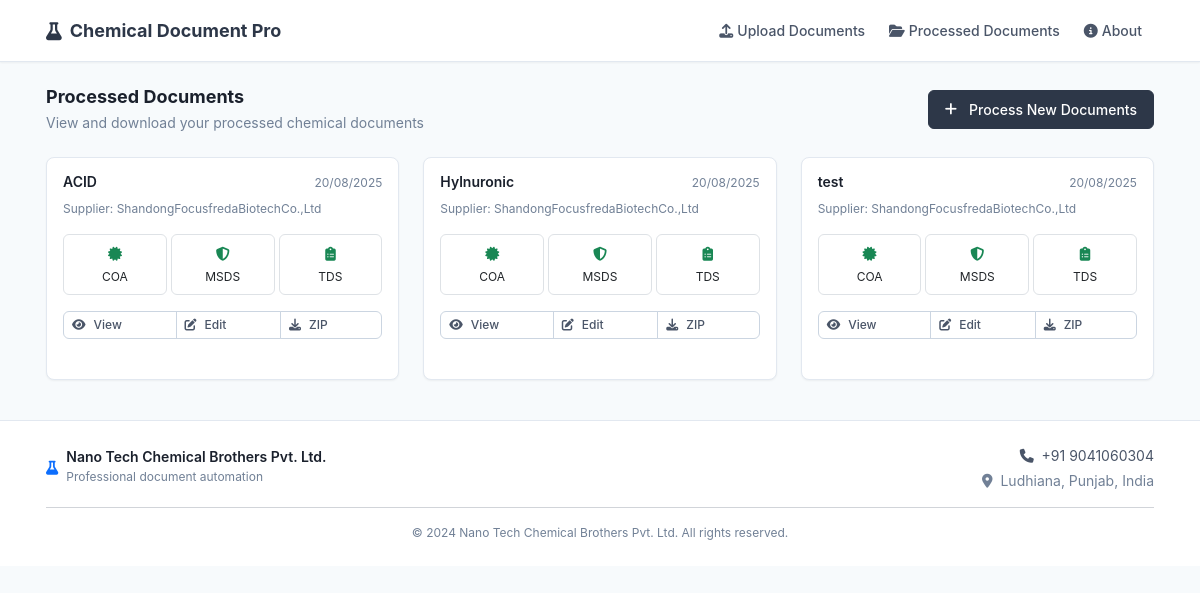
Before: /processed with the older database file.
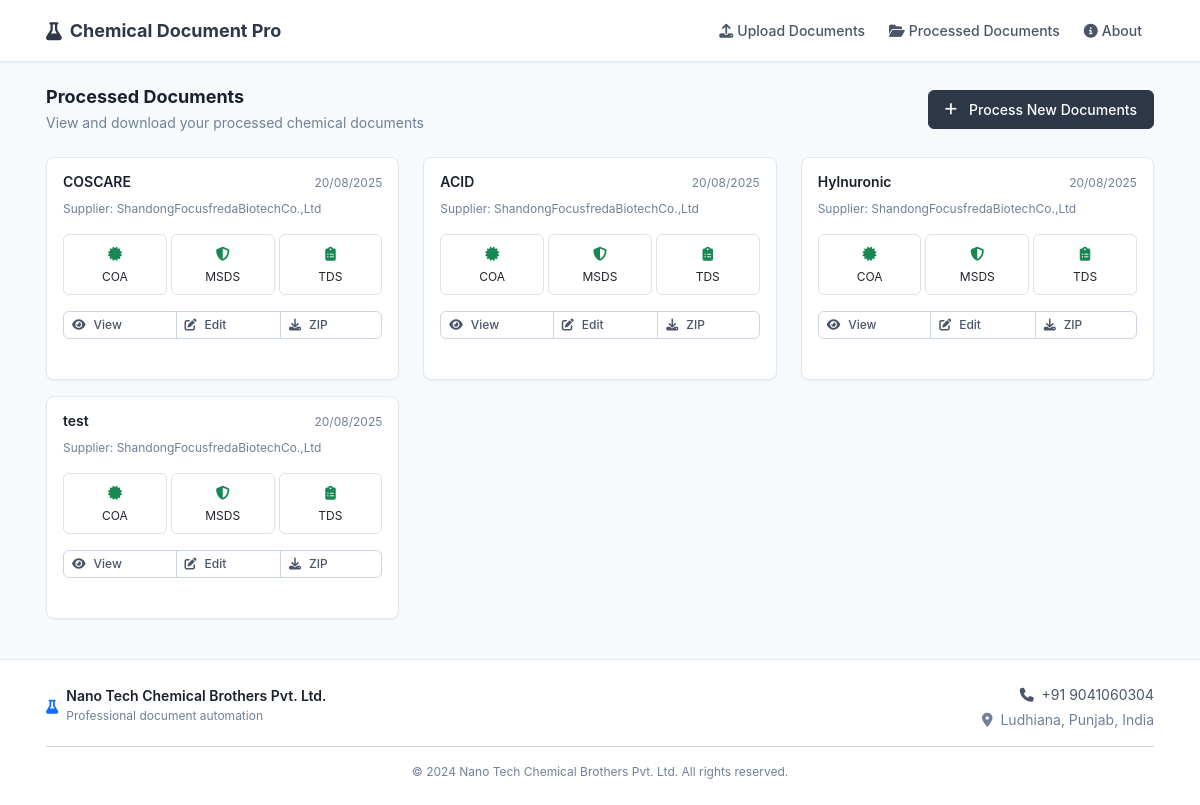
After: the same page with the newer database file.
### models.py (models this page shows, shortened)
class DocumentSet(db.Model):
    id = db.Column(db.Integer, primary_key=True)
    original_product_name = db.Column(db.String(200), nullable=False)
    company_product_name = db.Column(db.String(200), nullable=False)
    supplier_name = db.Column(db.String(200), nullable=False)
    cas_number = db.Column(db.String(50))
    inci_name = db.Column(db.String(200))
    molecular_formula = db.Column(db.String(100))
    batch_number = db.Column(db.String(100))
    manufacturing_date = db.Column(db.Date)
    expiry_date = db.Column(db.Date)
    created_at = db.Column(db.DateTime, default=datetime.utcnow)
    supplier_coa_path = db.Column(db.String(500))
    supplier_msds_path = db.Column(db.String(500))
    supplier_tds_path = db.Column(db.String(500))
    generated_coa_path = db.Column(db.String(500))
    generated_msds_path = db.Column(db.String(500))
    generated_tds_path = db.Column(db.String(500))
    extracted_data = db.Column(db.Text)  # Will store JSON string

### routes.py (the view)
@app.route('/processed')
def processed_documents():
    documents = DocumentSet.query.order_by(DocumentSet.created_at.desc()).all()
    return render_template('processed_documents.html', documents=documents)

### templates/processed_documents.html (shortened to what this page needs)
{% extends "base.html" %}
{% block content %}
<div class="container py-4">
    <div class="d-flex justify-content-between align-items-center mb-4">
        <div>
            <h3 class="fw-bold mb-1">Processed Documents</h3>
            <p class="text-muted mb-0">View and download your processed chemical documents</p>
        </div>
        <a href="{{ url_for('upload') }}" class="btn btn-primary">
            <i class="fas fa-plus me-2"></i>Process New Documents
        </a>
    </div>
    <div class="row">
        {% if documents %}
            {% for doc in documents %}
            <div class="col-lg-6 col-xl-4 mb-3">
                <div class="card h-100">
                    <div class="card-body">
                        <div class="d-flex justify-content-between align-items-start mb-2">
                            <h6 class="fw-semibold mb-0">{{ doc.company_product_name }}</h6>
                            <small class="text-muted">{{ doc.created_at.strftime('%d/%m/%Y') }}</small>
                        </div>
                        <div class="mb-3">
                            {% if doc.supplier_name %}
                                <small class="text-muted d-block">Supplier: {{ doc.supplier_name }}</small>
                            {% endif %}
                        </div>
                        <div class="mb-3">
                            <div class="row g-1 text-center">
                                <div class="col-4">
                                    <div class="border rounded p-2">
                                        {% if doc.generated_coa_path %}
                                            <i class="fas fa-certificate text-success"></i>
                                        {% else %}
                                            <i class="fas fa-certificate text-muted"></i>
                                        {% endif %}
                                        <div class="text-xs mt-1">COA</div>
                                    </div>
                                </div>
                                <div class="col-4">
                                    <div class="border rounded p-2">
                                        {% if doc.generated_msds_path %}
                                            <i class="fas fa-shield-alt text-success"></i>
                                        {% else %}
                                            <i class="fas fa-shield-alt text-muted"></i>
                                        {% endif %}
                                        <div class="text-xs mt-1">MSDS</div>
                                    </div>
                                </div>
                                <div class="col-4">
                                    <div class="border rounded p-2">
                                        {% if doc.generated_tds_path %}
                                            <i class="fas fa-clipboard-list text-success"></i>
                                        {% else %}
                                            <i class="fas fa-clipboard-list text-muted"></i>
                                        {% endif %}
                                        <div class="text-xs mt-1">TDS</div>
                                    </div>
                                </div>
                            </div>
                        </div>
                        <div class="d-grid gap-2">
                            <div class="btn-group" role="group">
                                <a href="{{ url_for('results', doc_set_id=doc.id) }}" class="btn btn-outline-primary btn-sm">
                                    <i class="fas fa-eye me-1"></i>View
                                </a>
                                <a href="{{ url_for('edit_preview', doc_set_id=doc.id) }}" class="btn btn-outline-secondary btn-sm">
                                    <i class="fas fa-edit me-1"></i>Edit
                                </a>
                                <button type="button" class="btn btn-outline-success btn-sm" onclick="downloadAllAsZip({{ doc.id }})">
                                    <i class="fas fa-download me-1"></i>ZIP
                                </button>
                            </div>
                        </div>
                    </div>
                </div>
            </div>
            {% endfor %}
        {% endif %}
    </div>
</div>
{% endblock %}

### templates/base.html (shortened to what this page needs)
<!DOCTYPE html>
<html lang="en">
<head>
    <link href="https://cdn.jsdelivr.net/npm/bootstrap@5.3.2/dist/css/bootstrap.min.css" rel="stylesheet">
    <link href="https://cdnjs.cloudflare.com/ajax/libs/font-awesome/6.4.0/css/all.min.css" rel="stylesheet">
    <link href="{{ url_for('static', filename='css/custom.css') }}" rel="stylesheet">
</head>
<body>
    <nav class="navbar navbar-expand-lg">
        <div class="container">
            <a class="navbar-brand d-flex align-items-center" href="{{ url_for('upload') }}">
                <i class="fas fa-flask me-2"></i>
                <span>Chemical Document Pro</span>
            </a>
            <div class="collapse navbar-collapse" id="navbarNav">
                <ul class="navbar-nav ms-auto">
                    <li class="nav-item">
                        <a class="nav-link" href="{{ url_for('upload') }}">
                            <i class="fas fa-upload me-1"></i>Upload Documents
                        </a>
                    </li>
                    <li class="nav-item">
                        <a class="nav-link" href="{{ url_for('processed_documents') }}">
                            <i class="fas fa-folder-open me-1"></i>Processed Documents
                        </a>
                    </li>
                    <li class="nav-item">
                        <a class="nav-link" href="{{ url_for('home') }}">
                            <i class="fas fa-info-circle me-1"></i>About
                        </a>
                    </li>
                </ul>
            </div>
        </div>
    </nav>
    <main>
        {% block content %}{% endblock %}
    </main>
    <footer class="mt-auto">
        <div class="container">
            <div class="row align-items-center">
                <div class="col-md-6">
                    <div class="d-flex align-items-center">
                        <i class="fas fa-flask text-primary me-2"></i>
                        <div>
                            <h6 class="mb-0">Nano Tech Chemical Brothers Pvt. Ltd.</h6>
                            <small class="text-muted">Professional document automation</small>
                        </div>
                    </div>
                </div>
                <div class="col-md-6 text-md-end">
                    <div class="text-sm">
                        <div class="mb-1">
                            <i class="fas fa-phone me-1"></i>
                            <span>+91 9041060304</span>
                        </div>
                        <div class="text-muted">
                            <i class="fas fa-map-marker-alt me-1"></i>
                            <span>Ludhiana, Punjab, India</span>
                        </div>
                    </div>
                </div>
            </div>
            <hr class="my-3">
            <div class="text-center text-muted text-xs">
                <small>&copy; 2024 Nano Tech Chemical Brothers Pvt. Ltd. All rights reserved.</small>
            </div>
        </div>
    </footer>
</body>
</html>

### static/css/custom.css (style rules this page uses)
:root { --primary: #2d3748; --primary-light: #4a5568; --primary-dark: #1a202c; --secondary: #718096; --accent: #3182ce; --success: #38a169; --warning: #d69e2e; --danger: #e53e3e; --white: #ffffff; --gray-50: #f7fafc; --gray-100: #edf2f7; --gray-200: #e2e8f0; --gray-300: #cbd5e1; --gray-400: #a0aec0; --gray-500: #718096; --gray-600: #4a5568; --gray-700: #2d3748; --gray-800: #1a202c; --gray-900: #171923; --space-xs: 0.25rem; --space-sm: 0.5rem; --space-md: 0.75rem; --space-lg: 1rem; --space-xl: 1.5rem; --space-2xl: 2rem; --font-size-xs: 0.75rem; --font-size-sm: 0.875rem; --font-size-base: 0.875rem; --font-size-lg: 1rem; --font-size-xl: 1.125rem; --font-size-2xl: 1.25rem; --font-size-3xl: 1.5rem; --shadow-sm: 0 1px 2px 0 rgb(0 0 0 / 0.05); --shadow: 0 1px 3px 0 rgb(0 0 0 / 0.1); --shadow-md: 0 4px 6px -1px rgb(0 0 0 / 0.1); --radius-sm: 0.25rem; --radius: 0.375rem; --radius-md: 0.5rem; --radius-lg: 0.75rem; }
body { font-family: -apple-system, BlinkMacSystemFont, 'Segoe UI', Roboto, 'Helvetica Neue', Arial, sans-serif; font-size: var(--font-size-base); line-height: 1.5; color: var(--gray-700); background: var(--gray-50); margin: 0; padding: 0; }
h1, h2, h3, h4, h5, h6 { color: var(--gray-800); font-weight: 600; margin-bottom: var(--space-md); }
h3 { font-size: var(--font-size-xl); }
h6 { font-size: var(--font-size-sm); }
p { margin-bottom: var(--space-md); }
small { font-size: var(--font-size-xs); }
.navbar { background: var(--white) !important; border-bottom: 1px solid var(--gray-200); box-shadow: var(--shadow-sm); padding: var(--space-md) 0; min-height: auto; }
.navbar-brand { font-weight: 700; font-size: var(--font-size-xl); color: var(--primary) !important; padding: 0; }
.navbar-nav .nav-link { color: var(--gray-600) !important; font-weight: 500; font-size: var(--font-size-sm); padding: var(--space-sm) var(--space-md) !important; border-radius: var(--radius); transition: all 0.2s ease; }
.card { background: var(--white); border: 1px solid var(--gray-200); border-radius: var(--radius-md); box-shadow: var(--shadow-sm); margin-bottom: var(--space-xl); transition: all 0.2s ease; }
.card-body { padding: var(--space-lg); }
.btn { font-size: var(--font-size-sm); font-weight: 500; padding: var(--space-sm) var(--space-lg); border-radius: var(--radius); border: 1px solid transparent; transition: all 0.2s ease; display: inline-flex; align-items: center; gap: var(--space-xs); }
.btn-sm { padding: var(--space-xs) var(--space-md); font-size: var(--font-size-xs); }
.btn-primary { background: var(--primary); border-color: var(--primary); color: white; }
.btn-outline-primary { color: var(--primary); border-color: var(--primary); background: transparent; }
footer { background: var(--white) !important; border-top: 1px solid var(--gray-200); color: var(--gray-600) !important; padding: var(--space-xl) 0; margin-top: var(--space-2xl); font-size: var(--font-size-sm); }
footer h6 { color: var(--gray-800) !important; font-size: var(--font-size-sm); font-weight: 600; }
.container { padding: 0 var(--space-lg); }
.btn-group .btn { font-size: var(--font-size-xs); padding: var(--space-xs) var(--space-sm); border-color: var(--gray-300); background: var(--white); color: var(--gray-600); }
.text-muted { color: var(--gray-500) !important; }
.text-xs { font-size: var(--font-size-xs); }
.text-sm { font-size: var(--font-size-sm); }
.card, .alert { animation: fadeIn 0.2s ease-out; }

Changed rows visible on the page:
added DocumentSet: company_product_name "COSCARE", created_at "20/08/2025", supplier_name "ShandongFocusfredaBiotechCo.,Ltd"
